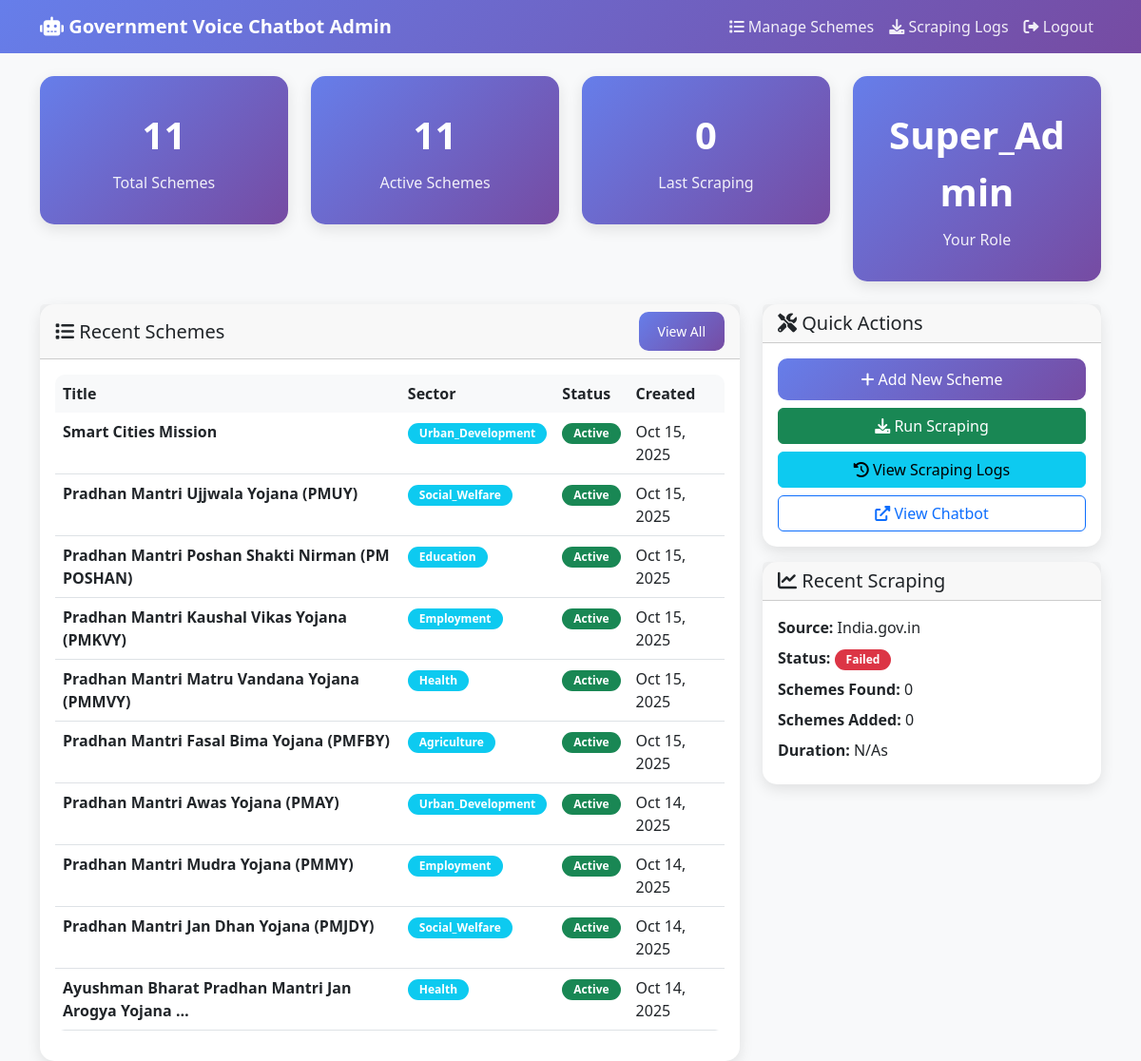
Page /admin-panel/ (signed in) on the committed database.
### chatbot/models.py (models this page shows, shortened)
class WebScrapingLog(models.Model):
    STATUS_CHOICES = [
        ('success', 'Success'),
        ('failed', 'Failed'),
        ('partial', 'Partial'),
    ]
    source_url = models.URLField()
    source_name = models.CharField(max_length=200)
    status = models.CharField(max_length=20, choices=STATUS_CHOICES)
    schemes_found = models.IntegerField(default=0)
    schemes_added = models.IntegerField(default=0)
    schemes_updated = models.IntegerField(default=0)
    error_message = models.TextField(blank=True, null=True)
    started_at = models.DateTimeField()
    completed_at = models.DateTimeField(blank=True, null=True)
    duration_seconds = models.IntegerField(blank=True, null=True)
    class Meta:
        db_table = 'scraping_logs'
        ordering = ['-started_at']

class AdminUser(models.Model):
    user = models.OneToOneField(User, on_delete=models.CASCADE)
    role = models.CharField(
        max_length=20,
        choices=[('super_admin', 'Super Admin'), ('admin', 'Admin'), ('moderator', 'Moderator')],
        default='admin'
    )
    can_scrape = models.BooleanField(default=True)
    can_manage_schemes = models.BooleanField(default=True)
    can_manage_users = models.BooleanField(default=False)
    created_at = models.DateTimeField(auto_now_add=True)
    last_login = models.DateTimeField(blank=True, null=True)
    class Meta:
        db_table = 'admin_users'

class GovernmentScheme(models.Model):
    SECTOR_CHOICES = [
        ('agriculture', 'Agriculture'),
        ('health', 'Health'),
        ('education', 'Education'),
        ('employment', 'Employment'),
        ('social_welfare', 'Social Welfare'),
        ('rural_development', 'Rural Development'),
        ('urban_development', 'Urban Development'),
        ('women_empowerment', 'Women Empowerment'),
        ('youth_development', 'Youth Development'),
        ('senior_citizens', 'Senior Citizens'),
        ('disability', 'Disability'),
        ('other', 'Other'),
    ]
    LANGUAGE_CHOICES = [
        ('en', 'English'),
        ('hi', 'Hindi'),
        ('kn', 'Kannada'),
        ('ta', 'Tamil'),
        ('te', 'Telugu'),
        ('bn', 'Bengali'),
        ('gu', 'Gujarati'),
        ('mr', 'Marathi'),
        ('pa', 'Punjabi'),
    ]
    title = models.CharField(max_length=500, help_text="Scheme title")
    description = models.TextField(help_text="Detailed description of the scheme")
    short_description = models.TextField(max_length=1000, help_text="Brief description")
    sector = models.CharField(max_length=50, choices=SECTOR_CHOICES, help_text="Primary sector")
    sub_sectors = models.JSONField(default=list, help_text="Additional sectors this scheme covers")
    ministry = models.CharField(max_length=200, help_text="Responsible ministry")
    department = models.CharField(max_length=200, help_text="Responsible department")
    government_level = models.CharField(
        max_length=20,
        choices=[('central', 'Central'), ('state', 'State'), ('local', 'Local')],
        help_text="Level of government"
    )
    state = models.CharField(max_length=100, blank=True, null=True, help_text="State (if applicable)")
    eligibility_criteria = models.TextField(help_text="Who can apply")
    benefits = models.TextField(help_text="What benefits are provided")
    financial_assistance = models.TextField(blank=True, null=True, help_text="Financial assistance details")
    application_process = models.TextField(help_text="How to apply")
    required_documents = models.JSONField(default=list, help_text="Documents required for application")
    application_link = models.URLField(blank=True, null=True, help_text="Online application link")
    launch_date = models.DateField(help_text="When the scheme was launched")
    last_date = models.DateField(blank=True, null=True, help_text="Last date to apply")
    validity_period = models.CharField(max_length=100, blank=True, null=True, help_text="Scheme validity period")
    helpline_number = models.CharField(max_length=20, blank=True, null=True)
    email = models.EmailField(blank=True, null=True)
    website = models.URLField(blank=True, null=True)
    language = models.CharField(max_length=10, choices=LANGUAGE_CHOICES, default='en')
    title_translations = models.JSONField(default=dict, help_text="Translations of title in different languages")
    description_translations = models.JSONField(default=dict, help_text="Translations of description")
    source_url = models.URLField(help_text="Source URL where this information was scraped from")
    last_updated = models.DateTimeField(auto_now=True)
    created_at = models.DateTimeField(auto_now_add=True)
    is_active = models.BooleanField(default=True, help_text="Whether the scheme is currently active")
    keywords = models.JSONField(default=list, help_text="Keywords for search functionality")
    search_tags = models.JSONField(default=list, help_text="Tags for better search and categorization")
    class Meta:
        db_table = 'schemes'
        indexes = [
            models.Index(fields=['sector']),
            models.Index(fields=['government_level']),
            models.Index(fields=['state']),
            models.Index(fields=['language']),
            models.Index(fields=['is_active']),
        ]

### admin_panel/views.py (the view)
# urls.py: path('', views.admin_dashboard, name='admin_dashboard'),
@login_required
def admin_dashboard(request):
    try:
        admin_user = request.user.adminuser
        total_schemes = GovernmentScheme.objects.count()
        active_schemes = GovernmentScheme.objects.filter(is_active=True).count()
        recent_scraping = WebScrapingLog.objects.order_by('-started_at').first()
        recent_schemes = GovernmentScheme.objects.order_by('-created_at')[:10]
        scraping_logs = WebScrapingLog.objects.order_by('-started_at')[:10]
        context = {
            'admin_user': admin_user,
            'total_schemes': total_schemes,
            'active_schemes': active_schemes,
            'recent_scraping': recent_scraping,
            'recent_schemes': recent_schemes,
            'scraping_logs': scraping_logs,
        }
        return render(request, 'admin_panel/dashboard.html', context)
    except Exception as e:
        logger.error(f"Error in admin_dashboard: {e}")
        messages.error(request, 'An error occurred while loading the dashboard.')
        return redirect('admin_login')

### admin_panel/templates/admin_panel/dashboard.html (shortened to what this page needs)
<!DOCTYPE html>
<html lang="en">
<head>
    <link href="https://cdn.jsdelivr.net/npm/bootstrap@5.3.0/dist/css/bootstrap.min.css" rel="stylesheet">
    <link href="https://cdnjs.cloudflare.com/ajax/libs/font-awesome/6.0.0/css/all.min.css" rel="stylesheet">
</head>
<body>
    <nav class="navbar navbar-expand-lg navbar-dark">
        <div class="container">
            <a class="navbar-brand" href="#">
                <i class="fas fa-robot"></i> Government Voice Chatbot Admin
            </a>
            <div class="navbar-nav ms-auto">
                <a class="nav-link" href="{% url 'manage_schemes' %}">
                    <i class="fas fa-list"></i> Manage Schemes
                </a>
                <a class="nav-link" href="{% url 'scraping_logs' %}">
                    <i class="fas fa-download"></i> Scraping Logs
                </a>
                <a class="nav-link" href="{% url 'admin_logout' %}">
                    <i class="fas fa-sign-out-alt"></i> Logout
                </a>
            </div>
        </div>
    </nav>
    <div class="container mt-4">
        <div class="row mb-4">
            <div class="col-md-3">
                <div class="card stat-card">
                    <div class="card-body text-center">
                        <div class="stat-number">{{ total_schemes }}</div>
                        <div class="stat-label">Total Schemes</div>
                    </div>
                </div>
            </div>
            <div class="col-md-3">
                <div class="card stat-card">
                    <div class="card-body text-center">
                        <div class="stat-number">{{ active_schemes }}</div>
                        <div class="stat-label">Active Schemes</div>
                    </div>
                </div>
            </div>
            <div class="col-md-3">
                <div class="card stat-card">
                    <div class="card-body text-center">
                        <div class="stat-number">{{ recent_scraping.schemes_found|default:0 }}</div>
                        <div class="stat-label">Last Scraping</div>
                    </div>
                </div>
            </div>
            <div class="col-md-3">
                <div class="card stat-card">
                    <div class="card-body text-center">
                        <div class="stat-number">{{ admin_user.role|title }}</div>
                        <div class="stat-label">Your Role</div>
                    </div>
                </div>
            </div>
        </div>
        <div class="row">
            <div class="col-md-8">
                <div class="card">
                    <div class="card-header d-flex justify-content-between align-items-center">
                        <h5 class="mb-0"><i class="fas fa-list"></i> Recent Schemes</h5>
                        <a href="{% url 'manage_schemes' %}" class="btn btn-primary btn-sm">View All</a>
                    </div>
                    <div class="card-body">
                        {% if recent_schemes %}
                            <div class="table-responsive">
                                <table class="table table-hover">
                                    <thead>
                                        <tr>
                                            <th>Title</th>
                                            <th>Sector</th>
                                            <th>Status</th>
                                            <th>Created</th>
                                        </tr>
                                    </thead>
                                    <tbody>
                                        {% for scheme in recent_schemes %}
                                        <tr>
                                            <td>
                                                <strong>{{ scheme.title|truncatechars:50 }}</strong>
                                            </td>
                                            <td>
                                                <span class="badge bg-info">{{ scheme.sector|title }}</span>
                                            </td>
                                            <td>
                                                {% if scheme.is_active %}
                                                    <span class="badge bg-success">Active</span>
                                                {% else %}
                                                    <span class="badge bg-secondary">Inactive</span>
                                                {% endif %}
                                            </td>
                                            <td>{{ scheme.created_at|date:"M d, Y" }}</td>
                                        </tr>
                                        {% endfor %}
                                    </tbody>
                                </table>
                            </div>
                        {% else %}
                            <p class="text-muted text-center">No schemes found.</p>
                        {% endif %}
                    </div>
                </div>
            </div>
            <div class="col-md-4">
                <div class="card">
                    <div class="card-header">
                        <h5 class="mb-0"><i class="fas fa-tools"></i> Quick Actions</h5>
                    </div>
                    <div class="card-body">
                        <div class="d-grid gap-2">
                            {% if admin_user.can_manage_schemes %}
                            <a href="{% url 'add_scheme' %}" class="btn btn-primary">
                                <i class="fas fa-plus"></i> Add New Scheme
                            </a>
                            {% endif %}
                            {% if admin_user.can_scrape %}
                            <form method="post" action="{% url 'run_scraping' %}" class="d-inline">
                                <button type="submit" class="btn btn-success w-100">
                                    <i class="fas fa-download"></i> Run Scraping
                                </button>
                            </form>
                            {% endif %}
                            <a href="{% url 'scraping_logs' %}" class="btn btn-info">
                                <i class="fas fa-history"></i> View Scraping Logs
                            </a>
                            <a href="/" class="btn btn-outline-primary">
                                <i class="fas fa-external-link-alt"></i> View Chatbot
                            </a>
                        </div>
                    </div>
                </div>
                <div class="card mt-3">
                    <div class="card-header">
                        <h5 class="mb-0"><i class="fas fa-chart-line"></i> Recent Scraping</h5>
                    </div>
                    <div class="card-body">
                        {% if recent_scraping %}
                            <div class="mb-2">
                                <strong>Source:</strong> {{ recent_scraping.source_name }}
                            </div>
                            <div class="mb-2">
                                <strong>Status:</strong>
                                <span class="badge bg-{% if recent_scraping.status == 'success' %}success{% elif recent_scraping.status == 'failed' %}danger{% else %}warning{% endif %}">
                                    {{ recent_scraping.status|title }}
                                </span>
                            </div>
                            <div class="mb-2">
                                <strong>Schemes Found:</strong> {{ recent_scraping.schemes_found }}
                            </div>
                            <div class="mb-2">
                                <strong>Schemes Added:</strong> {{ recent_scraping.schemes_added }}
                            </div>
                            <div class="mb-2">
                                <strong>Duration:</strong> {{ recent_scraping.duration_seconds|default:"N/A" }}s
                            </div>
                        {% else %}
                            <p class="text-muted">No scraping data available.</p>
                        {% endif %}
                    </div>
                </div>
            </div>
        </div>
    </div>
</body>
</html>

### admin_panel/templates/admin_panel/dashboard.html (style rules this page uses)
body { background-color: #f8f9fa; }
.navbar { background: linear-gradient(135deg, #667eea 0%, #764ba2 100%); }
.navbar-brand { color: white !important; font-weight: 600; }
.nav-link { color: rgba(255,255,255,0.9) !important; }
.card { border: none; border-radius: 15px; box-shadow: 0 5px 15px rgba(0,0,0,0.1); transition: transform 0.3s ease; }
.stat-card { background: linear-gradient(135deg, #667eea 0%, #764ba2 100%); color: white; }
.stat-card .card-body { padding: 2rem; }
.stat-number { font-size: 2.5rem; font-weight: 700; margin-bottom: 0.5rem; }
.stat-label { font-size: 1rem; opacity: 0.9; }
.btn-primary { background: linear-gradient(135deg, #667eea 0%, #764ba2 100%); border: none; border-radius: 10px; padding: 10px 20px; }
.table { border-radius: 10px; overflow: hidden; }
.table thead th { background-color: #f8f9fa; border: none; font-weight: 600; }
.badge { border-radius: 20px; padding: 5px 12px; }

### rows in the picture
WebScrapingLog: schemes_found "0", source_name "India.gov.in", status "Failed", schemes_added "0", duration_seconds "N/A"
AdminUser: role "Super_Admin"
GovernmentScheme: title "Smart Cities Mission", sector "Urban_Development", is_active "Active", created_at "Oct 15, 2025"
GovernmentScheme: title "Pradhan Mantri Ujjwala Yojana (PMUY)", sector "Social_Welfare", is_active "Active", created_at "Oct 15, 2025"
GovernmentScheme: title "Pradhan Mantri Poshan Shakti Nirman (PM POSHAN)", sector "Education", is_active "Active", created_at "Oct 15, 2025"
GovernmentScheme: title "Pradhan Mantri Kaushal Vikas Yojana (PMKVY)", sector "Employment", is_active "Active", created_at "Oct 15, 2025"
GovernmentScheme: title "Pradhan Mantri Matru Vandana Yojana (PMMVY)", sector "Health", is_active "Active", created_at "Oct 15, 2025"
GovernmentScheme: title "Pradhan Mantri Fasal Bima Yojana (PMFBY)", sector "Agriculture", is_active "Active", created_at "Oct 15, 2025"
GovernmentScheme: title "Pradhan Mantri Awas Yojana (PMAY)", sector "Urban_Development", is_active "Active", created_at "Oct 14, 2025"
GovernmentScheme: title "Pradhan Mantri Mudra Yojana (PMMY)", sector "Employment", is_active "Active", created_at "Oct 14, 2025"
GovernmentScheme: title "Pradhan Mantri Jan Dhan Yojana (PMJDY)", sector "Social_Welfare", is_active "Active", created_at "Oct 14, 2025"
GovernmentScheme: title "Ayushman Bharat Pradhan Mantri Jan Arogya Yojana …", sector "Health", is_active "Active", created_at "Oct 14, 2025"

### other values in the picture
{{ total_schemes }} "11"
{{ active_schemes }} "11"
